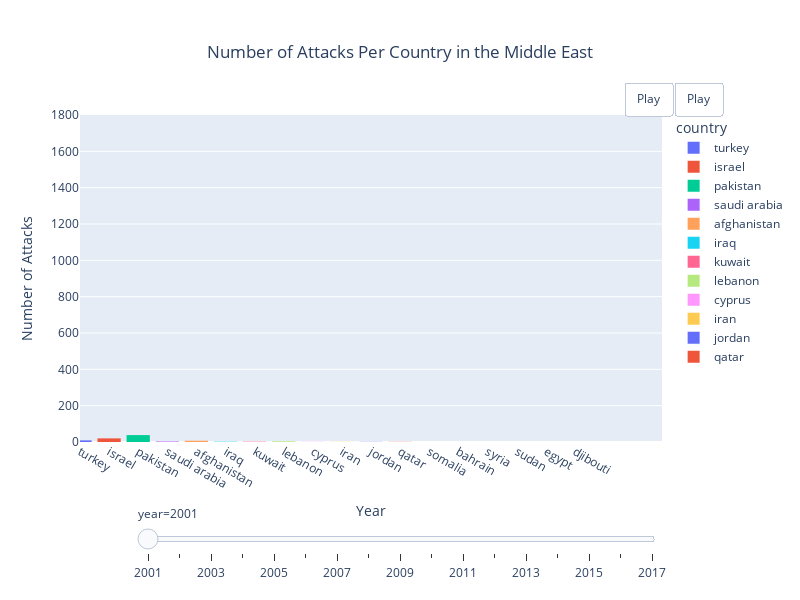

Here is the notebook cell this chart was saved with:
### Markdown cell above
### What countries have been prone to the  most attacks?

### Code cell
fig = px.histogram(df, x="country", title='Number of Attacks Per Country in the Middle East', 
                   labels={'count':'Number of Reported Attacks'}, animation_frame='year', color="country",
                   hover_name="country" )

fig.update_layout(title='Number of Attacks Per Country in the Middle East',
                  title_x=0.5,
                  width=800, height=600, 
                  xaxis_title='Year', 
                  yaxis_title='Number of Attacks',
                  yaxis_range=(0,1800),
                  xaxis_range=(0,20), #you generate y-values for i =0, ...99, 
                                      #that are assigned, by default, to x-values 0, 1, ..., 99
                  
                  updatemenus=[dict(buttons = [dict(
                                               args = [None, {"frame": {"duration": 1500, 
                                                                        "redraw": True},
                                                              "fromcurrent": True, 
                                                              "transition": {"duration": 5}}],
                                               label = "Play",
                                               method = "animate")],
                                type='buttons',
                                showactive=False,
                                y=1,
                                x=1.12,
                                xanchor='right',
                                yanchor='bottom')])


fig.show()

### Figure 1 — Plotly figure (JSON) as saved in the notebook; plotly's stock layout.template omitted (floating-point values rounded to 4 significant figures)
{"data": [{"alignmentgroup": "True", "bingroup": "x", "hovertemplate": "country=%{x}<br>year=2001<br>count=%{y}<extra></extra>", "legendgroup": "turkey", "marker": {"color": "#636efa", "pattern": {"shape": ""}}, "name": "turkey", "offsetgroup": "turkey", "orientation": "v", "showlegend": true, "type": "histogram", "x": ["turkey", "turkey", "turkey", "turkey", "turkey", "turkey", "turkey", "turkey", "turkey"], "xaxis": "x", "yaxis": "y"}, {"alignmentgroup": "True", "bingroup": "x", "hovertemplate": "country=%{x}<br>year=2001<br>count=%{y}<extra></extra>", "legendgroup": "israel", "marker": {"color": "#EF553B", "pattern": {"shape": ""}}, "name": "israel", "offsetgroup": "israel", "orientation": "v", "showlegend": true, "type": "histogram", "x": ["israel", "israel", "israel", "israel", "israel", "israel", "israel", "israel", "israel", "israel", "israel", "israel", "israel", "israel", "israel", "israel", "israel", "israel", "israel", "israel"], "xaxis": "x", "yaxis": "y"}, {"alignmentgroup": "True", "bingroup": "x", "hovertemplate": "country=%{x}<br>year=2001<br>count=%{y}<extra></extra>", "legendgroup": "pakistan", "marker": {"color": "#00cc96", "pattern": {"shape": ""}}, "name": "pakistan", "offsetgroup": "pakistan", "orientation": "v", "showlegend": true, "type": "histogram", "x": ["pakistan", "pakistan", "pakistan", "pakistan", "pakistan", "pakistan", "pakistan", "pakistan", "pakistan", "pakistan", "pakistan", "pakistan", "pakistan", "pakistan", "pakistan", "pakistan", "pakistan", "pakistan", "pakistan", "pakistan", "pakistan", "pakistan", "pakistan", "pakistan", "pakistan", "pakistan", "pakistan", "pakistan", "pakistan", "pakistan", "pakistan", "pakistan", "pakistan", "pakistan", "pakistan", "pakistan", "pakistan", "pakistan"], "xaxis": "x", "yaxis": "y"}, {"alignmentgroup": "True", "bingroup": "x", "hovertemplate": "country=%{x}<br>year=2001<br>count=%{y}<extra></extra>", "legendgroup": "saudi arabia", "marker": {"color": "#ab63fa", "pattern": {"shape": ""}}, "name": "saudi arabia", "offsetgroup": "saudi arabia", "orientation": "v", "showlegend": true, "type": "histogram", "x": ["saudi arabia", "saudi arabia", "saudi arabia"], "xaxis": "x", "yaxis": "y"}, {"alignmentgroup": "True", "bingroup": "x", "hovertemplate": "country=%{x}<br>year=2001<br>count=%{y}<extra></extra>", "legendgroup": "afghanistan", "marker": {"color": "#FFA15A", "pattern": {"shape": ""}}, "name": "afghanistan", "offsetgroup": "afghanistan", "orientation": "v", "showlegend": true, "type": "histogram", "x": ["afghanistan", "afghanistan", "afghanistan", "afghanistan", "afghanistan", "afghanistan", "afghanistan"], "xaxis": "x", "yaxis": "y"}, {"alignmentgroup": "True", "bingroup": "x", "hovertemplate": "country=%{x}<br>year=2001<br>count=%{y}<extra></extra>", "legendgroup": "iraq", "marker": {"color": "#19d3f3", "pattern": {"shape": ""}}, "name": "iraq", "offsetgroup": "iraq", "orientation": "v", "showlegend": true, "type": "histogram", "x": ["iraq", "iraq"], "xaxis": "x", "yaxis": "y"}, {"alignmentgroup": "True", "bingroup": "x", "hovertemplate": "country=%{x}<br>year=2001<br>count=%{y}<extra></extra>", "legendgroup": "kuwait", "marker": {"color": "#FF6692", "pattern": {"shape": ""}}, "name": "kuwait", "offsetgroup": "kuwait", "orientation": "v", "showlegend": true, "type": "histogram", "x": ["kuwait", "kuwait"], "xaxis": "x", "yaxis": "y"}, {"alignmentgroup": "True", "bingroup": "x", "hovertemplate": "country=%{x}<br>year=2001<br>count=%{y}<extra></extra>", "legendgroup": "lebanon", "marker": {"color": "#B6E880", "pattern": {"shape": ""}}, "name": "lebanon", "offsetgroup": "lebanon", "orientation": "v", "showlegend": true, "type": "histogram", "x": ["lebanon", "lebanon", "lebanon", "lebanon"], "xaxis": "x", "yaxis": "y"}, {"alignmentgroup": "True", "bingroup": "x", "hovertemplate": "country=%{x}<br>year=2001<br>count=%{y}<extra></extra>", "legendgroup": "cyprus", "marker": {"color": "#FF97FF", "pattern": {"shape": ""}}, "name": "cyprus", "offsetgroup": "cyprus", "orientation": "v", "showlegend": true, "type": "histogram", "x": ["cyprus"], "xaxis": "x", "yaxis": "y"}, {"alignmentgroup": "True", "bingroup": "x", "hovertemplate": "country=%{x}<br>year=2001<br>count=%{y}<extra></extra>", "legendgroup": "iran", "marker": {"color": "#FECB52", "pattern": {"shape": ""}}, "name": "iran", "offsetgroup": "iran", "orientation": "v", "showlegend": true, "type": "histogram", "x": ["iran"], "xaxis": "x", "yaxis": "y"}, {"alignmentgroup": "True", "bingroup": "x", "hovertemplate": "country=%{x}<br>year=2001<br>count=%{y}<extra></extra>", "legendgroup": "jordan", "marker": {"color": "#636efa", "pattern": {"shape": ""}}, "name": "jordan", "offsetgroup": "jordan", "orientation": "v", "showlegend": true, "type": "histogram", "x": ["jordan"], "xaxis": "x", "yaxis": "y"}, {"alignmentgroup": "True", "bingroup": "x", "hovertemplate": "country=%{x}<br>year=2001<br>count=%{y}<extra></extra>", "legendgroup": "qatar", "marker": {"color": "#EF553B", "pattern": {"shape": ""}}, "name": "qatar", "offsetgroup": "qatar", "orientation": "v", "showlegend": true, "type": "histogram", "x": ["qatar"], "xaxis": "x", "yaxis": "y"}], "layout": {"barmode": "relative", "height": 600, "legend": {"title": {"text": "country"}, "tracegroupgap": 0}, "sliders": [{"active": 0, "currentvalue": {"prefix": "year="}, "len": 0.9, "pad": {"b": 10, "t": 60}, "steps": [{"args": [["2001"], {"frame": {"duration": 0, "redraw": true}, "fromcurrent": true, "mode": "immediate", "transition": {"duration": 0, "easing": "linear"}}], "label": "2001", "method": "animate"}, {"args": [["2002"], {"frame": {"duration": 0, "redraw": true}, "fromcurrent": true, "mode": "immediate", "transition": {"duration": 0, "easing": "linear"}}], "label": "2002", "method": "animate"}, {"args": [["2003"], {"frame": {"duration": 0, "redraw": true}, "fromcurrent": true, "mode": "immediate", "transition": {"duration": 0, "easing": "linear"}}], "label": "2003", "method": "animate"}, {"args": [["2004"], {"frame": {"duration": 0, "redraw": true}, "fromcurrent": true, "mode": "immediate", "transition": {"duration": 0, "easing": "linear"}}], "label": "2004", "method": "animate"}, {"args": [["2005"], {"frame": {"duration": 0, "redraw": true}, "fromcurrent": true, "mode": "immediate", "transition": {"duration": 0, "easing": "linear"}}], "label": "2005", "method": "animate"}, {"args": [["2006"], {"frame": {"duration": 0, "redraw": true}, "fromcurrent": true, "mode": "immediate", "transition": {"duration": 0, "easing": "linear"}}], "label": "2006", "method": "animate"}, {"args": [["2007"], {"frame": {"duration": 0, "redraw": true}, "fromcurrent": true, "mode": "immediate", "transition": {"duration": 0, "easing": "linear"}}], "label": "2007", "method": "animate"}, {"args": [["2008"], {"frame": {"duration": 0, "redraw": true}, "fromcurrent": true, "mode": "immediate", "transition": {"duration": 0, "easing": "linear"}}], "label": "2008", "method": "animate"}, {"args": [["2009"], {"frame": {"duration": 0, "redraw": true}, "fromcurrent": true, "mode": "immediate", "transition": {"duration": 0, "easing": "linear"}}], "label": "2009", "method": "animate"}, {"args": [["2010"], {"frame": {"duration": 0, "redraw": true}, "fromcurrent": true, "mode": "immediate", "transition": {"duration": 0, "easing": "linear"}}], "label": "2010", "method": "animate"}, {"args": [["2011"], {"frame": {"duration": 0, "redraw": true}, "fromcurrent": true, "mode": "immediate", "transition": {"duration": 0, "easing": "linear"}}], "label": "2011", "method": "animate"}, {"args": [["2012"], {"frame": {"duration": 0, "redraw": true}, "fromcurrent": true, "mode": "immediate", "transition": {"duration": 0, "easing": "linear"}}], "label": "2012", "method": "animate"}, {"args": [["2013"], {"frame": {"duration": 0, "redraw": true}, "fromcurrent": true, "mode": "immediate", "transition": {"duration": 0, "easing": "linear"}}], "label": "2013", "method": "animate"}, {"args": [["2014"], {"frame": {"duration": 0, "redraw": true}, "fromcurrent": true, "mode": "immediate", "transition": {"duration": 0, "easing": "linear"}}], "label": "2014", "method": "animate"}, {"args": [["2015"], {"frame": {"duration": 0, "redraw": true}, "fromcurrent": true, "mode": "immediate", "transition": {"duration": 0, "easing": "linear"}}], "label": "2015", "method": "animate"}, {"args": [["2016"], {"frame": {"duration": 0, "redraw": true}, "fromcurrent": true, "mode": "immediate", "transition": {"duration": 0, "easing": "linear"}}], "label": "2016", "method": "animate"}, {"args": [["2017"], {"frame": {"duration": 0, "redraw": true}, "fromcurrent": true, "mode": "immediate", "transition": {"duration": 0, "easing": "linear"}}], "label": "2017", "method": "animate"}], "x": 0.1, "xanchor": "left", "y": 0, "yanchor": "top"}], "title": {"text": "Number of Attacks Per Country in the Middle East", "x": 0.5}, "updatemenus": [{"buttons": [{"args": [null, {"frame": {"duration": 1500, "redraw": true}, "fromcurrent": true, "transition": {"duration": 5}}], "label": "Play", "method": "animate"}, {"args": [null, {"frame": {"duration": 1500, "redraw": true}, "fromcurrent": true, "transition": {"duration": 5}}], "label": "Play", "method": "animate"}], "direction": "left", "pad": {"r": 10, "t": 70}, "showactive": false, "type": "buttons", "x": 1.12, "xanchor": "right", "y": 1, "yanchor": "bottom"}], "width": 800, "xaxis": {"anchor": "y", "categoryarray": ["turkey", "israel", "pakistan", "saudi arabia", "afghanistan", "iraq", "kuwait", "lebanon", "cyprus", "iran", "jordan", "qatar", "somalia", "bahrain", "syria", "sudan", "egypt", "djibouti"], "categoryorder": "array", "domain": [0, 1], "range": [0, 20], "title": {"text": "Year"}}, "yaxis": {"anchor": "x", "domain": [0, 1], "range": [0, 1800], "title": {"text": "Number of Attacks"}}}}
